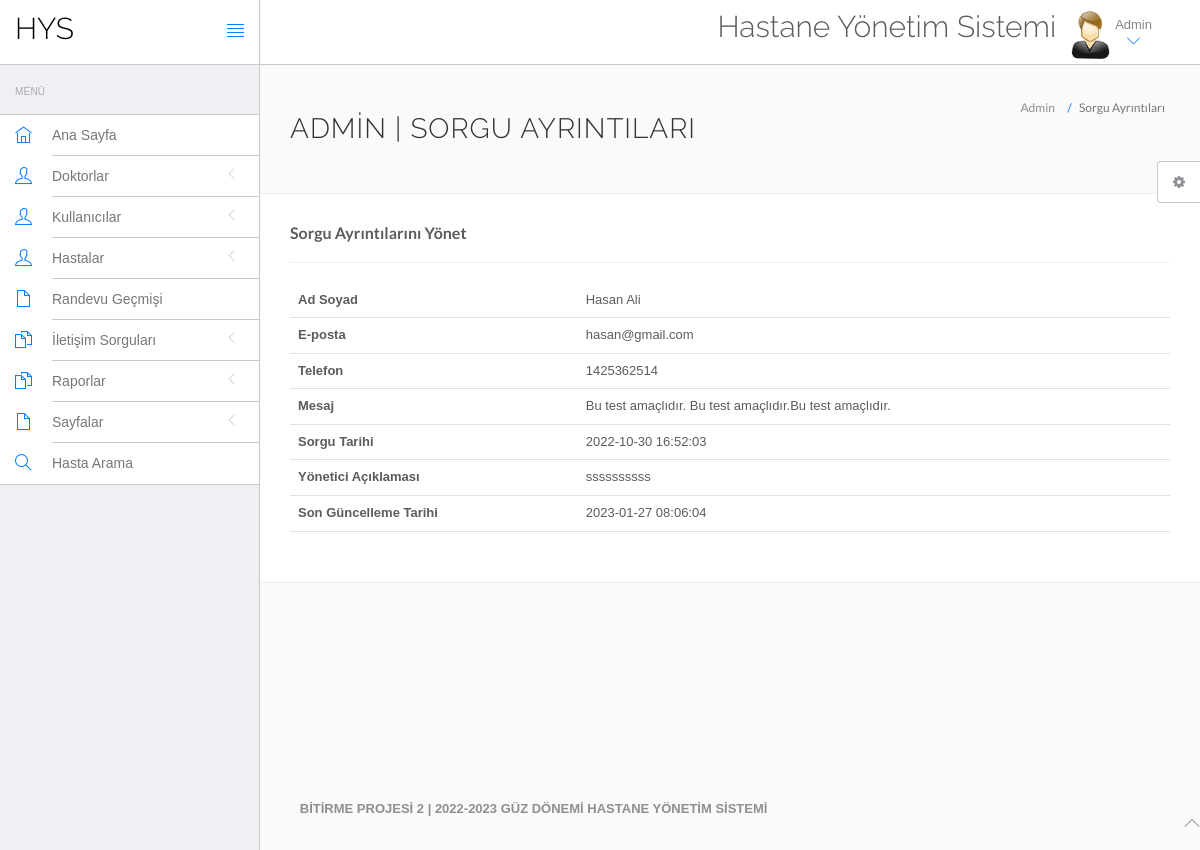
Screenshot of /hms/admin/query-details.php?id=1 (signed in) with the database file from the repository.
### tables this page shows
CREATE TABLE `tblcontactus` (
  `id` int(11) NOT NULL,
  `fullname` varchar(255) DEFAULT NULL,
  `email` varchar(255) DEFAULT NULL,
  `contactno` bigint(12) DEFAULT NULL,
  `message` mediumtext,
  `PostingDate` timestamp NULL DEFAULT CURRENT_TIMESTAMP,
  `AdminRemark` mediumtext,
  `LastupdationDate` timestamp NULL DEFAULT NULL ON UPDATE CURRENT_TIMESTAMP,
  `IsRead` int(11) DEFAULT NULL
);

### hms/admin/query-details.php (the view, shortened to what this page needs)
<?php
include('include/config.php');
if(strlen($_SESSION['id']==0)) {
 header('location:logout.php');
  } else{
?>
<!DOCTYPE html>
<html lang="tr">
	<head>
		<link rel="stylesheet" href="vendor/bootstrap/css/bootstrap.min.css">
		<link rel="stylesheet" href="vendor/fontawesome/css/font-awesome.min.css">
		<link rel="stylesheet" href="vendor/themify-icons/themify-icons.min.css">
		<link href="vendor/animate.css/animate.min.css" rel="stylesheet" media="screen">
		<link href="vendor/perfect-scrollbar/perfect-scrollbar.min.css" rel="stylesheet" media="screen">
		<link href="vendor/switchery/switchery.min.css" rel="stylesheet" media="screen">
		<link href="vendor/bootstrap-touchspin/jquery.bootstrap-touchspin.min.css" rel="stylesheet" media="screen">
		<link href="vendor/select2/select2.min.css" rel="stylesheet" media="screen">
		<link href="vendor/bootstrap-datepicker/bootstrap-datepicker3.standalone.min.css" rel="stylesheet" media="screen">
		<link href="vendor/bootstrap-timepicker/bootstrap-timepicker.min.css" rel="stylesheet" media="screen">
		<link rel="stylesheet" href="assets/css/styles.css">
		<link rel="stylesheet" href="assets/css/plugins.css">
		<link rel="stylesheet" href="assets/css/themes/theme-1.css" id="skin_color" />
	</head>
	<body>
		<div id="app">
<?php include('include/sidebar.php');?>
			<div class="app-content">
						<?php include('include/header.php');?>
				<div class="main-content" >
					<div class="wrap-content container" id="container">
						<section id="page-title">
							<div class="row">
								<div class="col-sm-8">
									<h1 class="mainTitle">Admin | Sorgu Ayrıntıları</h1>
																	</div>
								<ol class="breadcrumb">
									<li>
										<span>Admin</span>
									</li>
									<li class="active">
										<span>Sorgu Ayrıntıları</span>
									</li>
								</ol>
							</div>
						</section>
						<div class="container-fluid container-fullw bg-white">
									<div class="row">
								<div class="col-md-12">
									<h5 class="over-title margin-bottom-15"> <span class="text-bold">Sorgu Ayrıntılarını Yönet</span></h5>
												<hr />
									<table class="table table-hover" id="sample-table-1">
										<tbody>
<?php
$qid=intval($_GET['id']);
$sql=mysqli_query($con,"select * from tblcontactus where id='$qid'");
while($row=mysqli_fetch_array($sql))
{
?>
											<tr>
												<th>Ad Soyad</th>
												<td><?php echo $row['fullname'];?></td>
											</tr>
											<tr>
												<th>E-posta</th>
												<td><?php echo $row['email'];?></td>
											</tr>
											<tr>
												<th>Telefon</th>
												<td><?php echo $row['contactno'];?></td>
											</tr>
											<tr>
												<th>Mesaj</th>
												<td><?php echo $row['message'];?></td>
												</tr>
																						<tr>
												<th>Sorgu Tarihi</th>
												<td><?php echo $row['PostingDate'];?></td>
												</tr>
<?php if($row['AdminRemark']==""){?>
<form name="query" method="post">
	<tr>
												<th>Yönetici Açıklaması</th>
												<td><textarea name="adminremark" class="form-control" required="true"></textarea></td>
												</tr>
												<tr>
													<td>&nbsp;</td>
													<td>
														<button type="submit" class="btn btn-primary pull-left" name="update">
		Güncelle <i class="fa fa-arrow-circle-right"></i>
								</button>
													</td>
												</tr>
</form>
													<?php } else {?>
	<tr>
												<th>Yönetici Açıklaması</th>
												<td><?php echo $row['AdminRemark'];?></td>
												</tr>
<tr>
												<th>Son Güncelleme Tarihi</th>
												<td><?php echo $row['LastupdationDate'];?></td>
												</tr>
											<?php
											 }} ?>
										</tbody>
									</table>
								</div>
							</div>
								</div>
							</div>
						</div>
					</div>
				</div>
	<?php include('include/footer.php');?>
	<?php include('include/setting.php');?>
	</body>
</html>
<?php } ?>

### hms/admin/assets/css/themes/theme-1.css (style rules this page uses)
body { background: #FAFAFA; }

### rows the page displays
tblcontactus: fullname "Hasan Ali", email "hasan@gmail.com", contactno "1425362514", message "Bu test amaçlıdır. Bu test amaçlıdır.Bu test amaçlıdır.", PostingDate "2022-10-30 16:52:03", AdminRemark "ssssssssss", LastupdationDate "2023-01-27 08:06:04"
